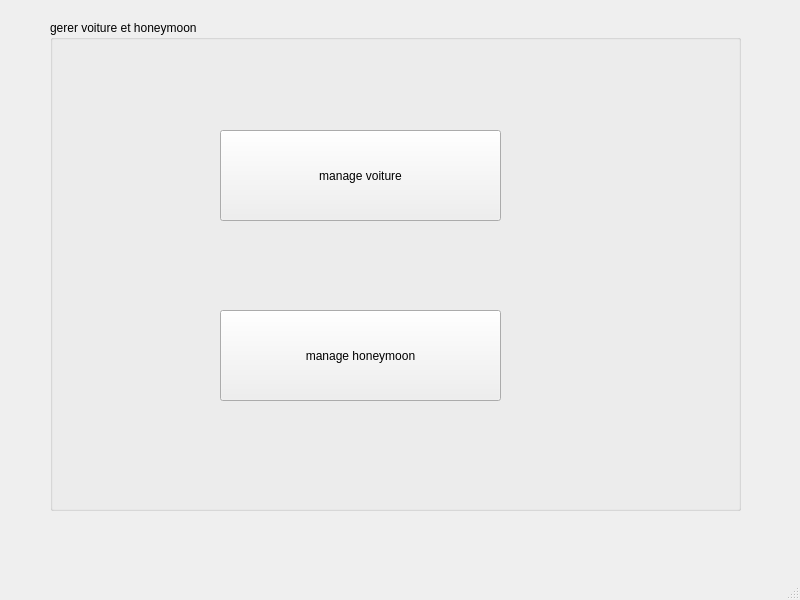
<?xml version="1.0" encoding="UTF-8"?>
<ui version="4.0">
 <class>MainWindow</class>
 <widget class="QMainWindow" name="MainWindow">
  <property name="geometry">
   <rect>
    <x>0</x>
    <y>0</y>
    <width>800</width>
    <height>600</height>
   </rect>
  </property>
  <property name="windowTitle">
   <string>MainWindow</string>
  </property>
  <widget class="QWidget" name="centralwidget">
   <widget class="QGroupBox" name="groupBox">
    <property name="geometry">
     <rect>
      <x>50</x>
      <y>20</y>
      <width>691</width>
      <height>491</height>
     </rect>
    </property>
    <property name="title">
     <string>gerer voiture et honeymoon</string>
    </property>
    <property name="checkable">
     <bool>false</bool>
    </property>
    <widget class="QPushButton" name="pushButton">
     <property name="geometry">
      <rect>
       <x>170</x>
       <y>110</y>
       <width>281</width>
       <height>91</height>
      </rect>
     </property>
     <property name="text">
      <string>manage voiture</string>
     </property>
    </widget>
    <widget class="QPushButton" name="pushButton_2">
     <property name="geometry">
      <rect>
       <x>170</x>
       <y>290</y>
       <width>281</width>
       <height>91</height>
      </rect>
     </property>
     <property name="text">
      <string>manage honeymoon</string>
     </property>
    </widget>
   </widget>
  </widget>
  <widget class="QMenuBar" name="menubar">
   <property name="geometry">
    <rect>
     <x>0</x>
     <y>0</y>
     <width>800</width>
     <height>26</height>
    </rect>
   </property>
  </widget>
  <widget class="QStatusBar" name="statusbar"/>
 </widget>
 <resources/>
 <connections/>
</ui>
